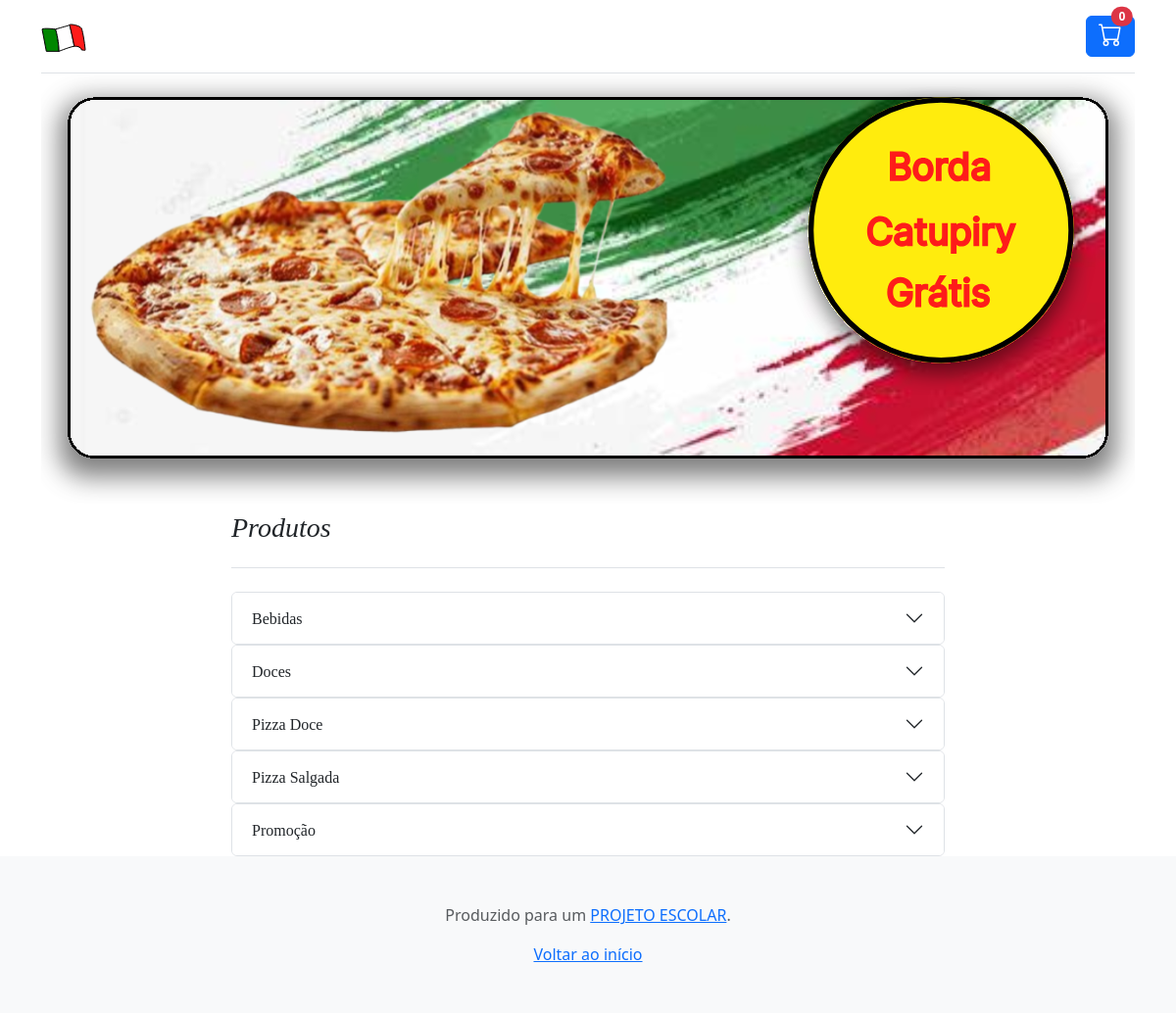
The page / on the database its author committed.
### tables this page shows
CREATE TABLE `categoria` (
  `Id_Categoria` int(11) NOT NULL,
  `Nome` varchar(50) NOT NULL
);

### web/classes/produto.php (called while the page is built, shortened)
<?php
require_once 'conexaoBanco.php';
class Produto
{
    private $conexao;
    public function __construct()
    {
        $this->conexao = new ConexaoBanco();
    }
    public function obterCategoria()
    {
        $sql = "select id_categoria, nome from categoria";
        $stmt = $this->conexao->conectar()->prepare($sql);
        $stmt->execute();
        return $stmt->fetchAll();
    }
}
?>

### web/classes/conexaoBanco.php (called while the page is built)
<?php
class conexaoBanco
{
    private $host = "localhost";
    private $dbname = "banco";
    private $username = "root";
    private $password = "";
    private $conexao;
    public function conectar()
    {
        if ($this->conexao === null)
        {
            try
            {
                $this->conexao = new PDO("mysql:host={$this->host};dbname={$this->dbname}",
                $this->username,
                $this->password
                );
            }
            catch (PDOException $e)
            {
                echo "Erro na conexão: " . $e->getMessage();
                exit;
            }
        }
        return $this->conexao;
    }
}
?>

### web/components/accordion.php (the view, shortened to what this page needs)
<?php
function createAccordionCategory($category, $children, $categoryId)
{
    echo '
    <div class="accordion" id="collapse' . $categoryId . '">
        <div class="accordion-item">
            <h2 class="accordion-header" id="heading' . $categoryId . 'i">
                <button class="accordion-button collapsed" type="button" data-bs-toggle="collapse" data-bs-target="#collapse' . $categoryId . 'i" aria-expanded="false" aria-controls="collapse' . $categoryId . 'i">
                    ' . htmlspecialchars($category) . '
                </button>
            </h2>
            <div id="collapse' . $categoryId . 'i" class="accordion-collapse collapse" aria-labelledby="heading' . $categoryId . '" data-bs-parent="#collapse' . $categoryId . '">
                <div class="accordion-body">
                    <div class="row">';
    echo '          </div>
                </div>
            </div>
        </div>
    </div>';
}
?>

### web/index.php (shortened to what this page needs)
<?php
require_once 'components/accordion.php';
require_once './classes/produto.php';
?>
<!doctype html>
<html lang="pt-br" data-bs-theme="auto">
<head>
  <link href="https://cdn.jsdelivr.net/npm/bootstrap@5.3.3/dist/css/bootstrap.min.css" rel="stylesheet">
  <link rel="stylesheet" href="https://cdn.jsdelivr.net/npm/@docsearch/css@3">
  <link href="./css/bootstrap.min.css" rel="stylesheet">
  <link href="blog.css" rel="stylesheet">
</head>
<body>
  <div class="container">
    <?php
    $carrinho = isset($_COOKIE['carrinho']) ? json_decode($_COOKIE['carrinho'], true) : [];
    $totalItens = array_reduce($carrinho, function ($total, $item) {
      return $total + (int)$item['quantidade'];
    }, 0);
    ?>
    <header class="border-bottom lh-1 py-3">
      <div class="row flex-nowrap justify-content-between align-items-center">
        <div class="col-4 pt-1">
          <a href="index.php" aria-label="Voltar para a página inicial">
            <img class="img-fluid" src="./assets/Logo.svg" alt="Logo da empresa">
          </a>
        </div>
        <div class="col-4 d-flex justify-content-end align-items-center">
          <a href="carrinho.php" class="btn btn-primary position-relative" aria-label="Abrir o carrinho">
            <span class="position-absolute top-0 start-90 translate-middle badge rounded-pill bg-danger" id="cart-count">
              <?= $totalItens; ?>
            </span>
          </a>
        </div>
      </div>
    </header>
  </div>
  <main class="container">
    <div class="text-center">
      <img class="rounded deviceSelector" src="./assets/Banner.svg" alt="...">
    </div>
    <div class="row g-5 justify-content-center">
      <div class="col-md-8">
        <h3 class="pb-4 mb-4 fst-italic border-bottom">
          Produtos
        </h3>
        <?php
        $produto = new produto();
        $categorias = $produto->obtercategoria();
        foreach ($categorias as $index => $categoria) {
          $categoriaid = $categoria['id_categoria'];
          $produtos = $produto->obterprodutoporcategoria($categoriaid);
          createaccordioncategory($categoria['nome'], $produtos, $index + 1);
        }
        ?>
      </div>
    </div>
  </main>
  <footer class="py-5 text-center text-body-secondary bg-body-tertiary">
    <p>Produzido para um <a href="https://github.com/casemirosjunior/pi_2_semestre/">PROJETO ESCOLAR</a>.</p>
    <p class="mb-0">
      <a href="#">Voltar ao início</a>
    </p>
  </footer>
</body>
</html>

### web/css/blog.css (style rules this page uses)
h1, h2, h3, h4, h5, h6 { font-family: "Playfair Display", Georgia, "Times New Roman", serif; }

### web/index.php (style rules this page uses)
.bi { vertical-align: -.125em; fill: currentColor; }
@media (min-width: 768px) { .deviceSelector { width: 100%; } }

### rows shown on the page
categoria: Nome "Bebidas"
categoria: Nome "Doces"
categoria: Nome "Pizza Doce"
categoria: Nome "Pizza Salgada"
categoria: Nome "Promoção"

### other values the page prints
$totalItens "0"
